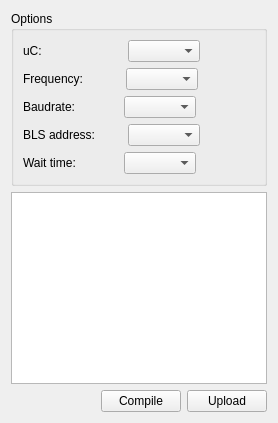
          <widget class="QWidget" name="tBootloader">
           <attribute name="title">
            <string>Bootloader</string>
           </attribute>
           <layout class="QVBoxLayout" name="verticalLayout_4">
            <item>
             <widget class="QGroupBox" name="gbOptions">
              <property name="title">
               <string>Options</string>
              </property>
              <layout class="QVBoxLayout" name="verticalLayout_10">
               <item>
                <layout class="QHBoxLayout" name="horizontalLayout_16">
                 <item>
                  <widget class="QLabel" name="lbluC">
                   <property name="text">
                    <string>uC:</string>
                   </property>
                  </widget>
                 </item>
                 <item>
                  <spacer name="horizontalSpacer_32">
                   <property name="orientation">
                    <enum>Qt::Horizontal</enum>
                   </property>
                   <property name="sizeType">
                    <enum>QSizePolicy::Fixed</enum>
                   </property>
                   <property name="sizeHint" stdset="0">
                    <size>
                     <width>80</width>
                     <height>20</height>
                    </size>
                   </property>
                  </spacer>
                 </item>
                 <item>
                  <widget class="QComboBox" name="cbBootuC"/>
                 </item>
                 <item>
                  <spacer name="horizontalSpacer_27">
                   <property name="orientation">
                    <enum>Qt::Horizontal</enum>
                   </property>
                   <property name="sizeHint" stdset="0">
                    <size>
                     <width>40</width>
                     <height>20</height>
                    </size>
                   </property>
                  </spacer>
                 </item>
                </layout>
               </item>
               <item>
                <layout class="QHBoxLayout" name="horizontalLayout_17">
                 <item>
                  <widget class="QLabel" name="lblFreq">
                   <property name="text">
                    <string>Frequency:</string>
                   </property>
                  </widget>
                 </item>
                 <item>
                  <spacer name="horizontalSpacer_33">
                   <property name="orientation">
                    <enum>Qt::Horizontal</enum>
                   </property>
                   <property name="sizeType">
                    <enum>QSizePolicy::Fixed</enum>
                   </property>
                   <property name="sizeHint" stdset="0">
                    <size>
                     <width>37</width>
                     <height>20</height>
                    </size>
                   </property>
                  </spacer>
                 </item>
                 <item>
                  <widget class="QComboBox" name="cbBootFreq"/>
                 </item>
                 <item>
                  <spacer name="horizontalSpacer_28">
                   <property name="orientation">
                    <enum>Qt::Horizontal</enum>
                   </property>
                   <property name="sizeHint" stdset="0">
                    <size>
                     <width>40</width>
                     <height>20</height>
                    </size>
                   </property>
                  </spacer>
                 </item>
                </layout>
               </item>
               <item>
                <layout class="QHBoxLayout" name="horizontalLayout_18">
                 <item>
                  <widget class="QLabel" name="lblBaud_2">
                   <property name="text">
                    <string>Baudrate:</string>
                   </property>
                  </widget>
                 </item>
                 <item>
                  <spacer name="horizontalSpacer_34">
                   <property name="orientation">
                    <enum>Qt::Horizontal</enum>
                   </property>
                   <property name="sizeType">
                    <enum>QSizePolicy::Fixed</enum>
                   </property>
                   <property name="sizeHint" stdset="0">
                    <size>
                     <width>43</width>
                     <height>20</height>
                    </size>
                   </property>
                  </spacer>
                 </item>
                 <item>
                  <widget class="QComboBox" name="cbBootBaud"/>
                 </item>
                 <item>
                  <spacer name="horizontalSpacer_29">
                   <property name="orientation">
                    <enum>Qt::Horizontal</enum>
                   </property>
                   <property name="sizeHint" stdset="0">
                    <size>
                     <width>40</width>
                     <height>20</height>
                    </size>
                   </property>
                  </spacer>
                 </item>
                </layout>
               </item>
               <item>
                <layout class="QHBoxLayout" name="horizontalLayout_19">
                 <item>
                  <widget class="QLabel" name="lblBLS">
                   <property name="text">
                    <string>BLS address:</string>
                   </property>
                  </widget>
                 </item>
                 <item>
                  <spacer name="horizontalSpacer_35">
                   <property name="orientation">
                    <enum>Qt::Horizontal</enum>
                   </property>
                   <property name="sizeType">
                    <enum>QSizePolicy::Fixed</enum>
                   </property>
                   <property name="sizeHint" stdset="0">
                    <size>
                     <width>27</width>
                     <height>20</height>
                    </size>
                   </property>
                  </spacer>
                 </item>
                 <item>
                  <widget class="QComboBox" name="cbBootBLS"/>
                 </item>
                 <item>
                  <widget class="QLabel" name="lblBootBLSTooltip">
                   <property name="font">
                    <font>
                     <italic>true</italic>
                    </font>
                   </property>
                   <property name="text">
                    <string/>
                   </property>
                  </widget>
                 </item>
                 <item>
                  <spacer name="horizontalSpacer_30">
                   <property name="orientation">
                    <enum>Qt::Horizontal</enum>
                   </property>
                   <property name="sizeHint" stdset="0">
                    <size>
                     <width>40</width>
                     <height>20</height>
                    </size>
                   </property>
                  </spacer>
                 </item>
                </layout>
               </item>
               <item>
                <layout class="QHBoxLayout" name="horizontalLayout_20">
                 <item>
                  <widget class="QLabel" name="lblWait">
                   <property name="text">
                    <string>Wait time:</string>
                   </property>
                  </widget>
                 </item>
                 <item>
                  <spacer name="horizontalSpacer_36">
                   <property name="orientation">
                    <enum>Qt::Horizontal</enum>
                   </property>
                   <property name="sizeType">
                    <enum>QSizePolicy::Fixed</enum>
                   </property>
                   <property name="sizeHint" stdset="0">
                    <size>
                     <width>42</width>
                     <height>20</height>
                    </size>
                   </property>
                  </spacer>
                 </item>
                 <item>
                  <widget class="QComboBox" name="cbBootWait"/>
                 </item>
                 <item>
                  <spacer name="horizontalSpacer_31">
                   <property name="orientation">
                    <enum>Qt::Horizontal</enum>
                   </property>
                   <property name="sizeHint" stdset="0">
                    <size>
                     <width>40</width>
                     <height>20</height>
                    </size>
                   </property>
                  </spacer>
                 </item>
                </layout>
               </item>
              </layout>
             </widget>
            </item>
            <item>
             <widget class="QPlainTextEdit" name="bootConsole">
              <property name="centerOnScroll">
               <bool>false</bool>
              </property>
             </widget>
            </item>
            <item>
             <layout class="QHBoxLayout" name="horizontalLayout_21">
              <item>
               <spacer name="spacer">
                <property name="orientation">
                 <enum>Qt::Horizontal</enum>
                </property>
                <property name="sizeHint" stdset="0">
                 <size>
                  <width>40</width>
                  <height>20</height>
                 </size>
                </property>
               </spacer>
              </item>
              <item>
               <widget class="QPushButton" name="btnCompile">
                <property name="text">
                 <string>Compile</string>
                </property>
               </widget>
              </item>
              <item>
               <widget class="QPushButton" name="btnUpload">
                <property name="text">
                 <string>Upload</string>
                </property>
               </widget>
              </item>
             </layout>
            </item>
           </layout>
          </widget>
